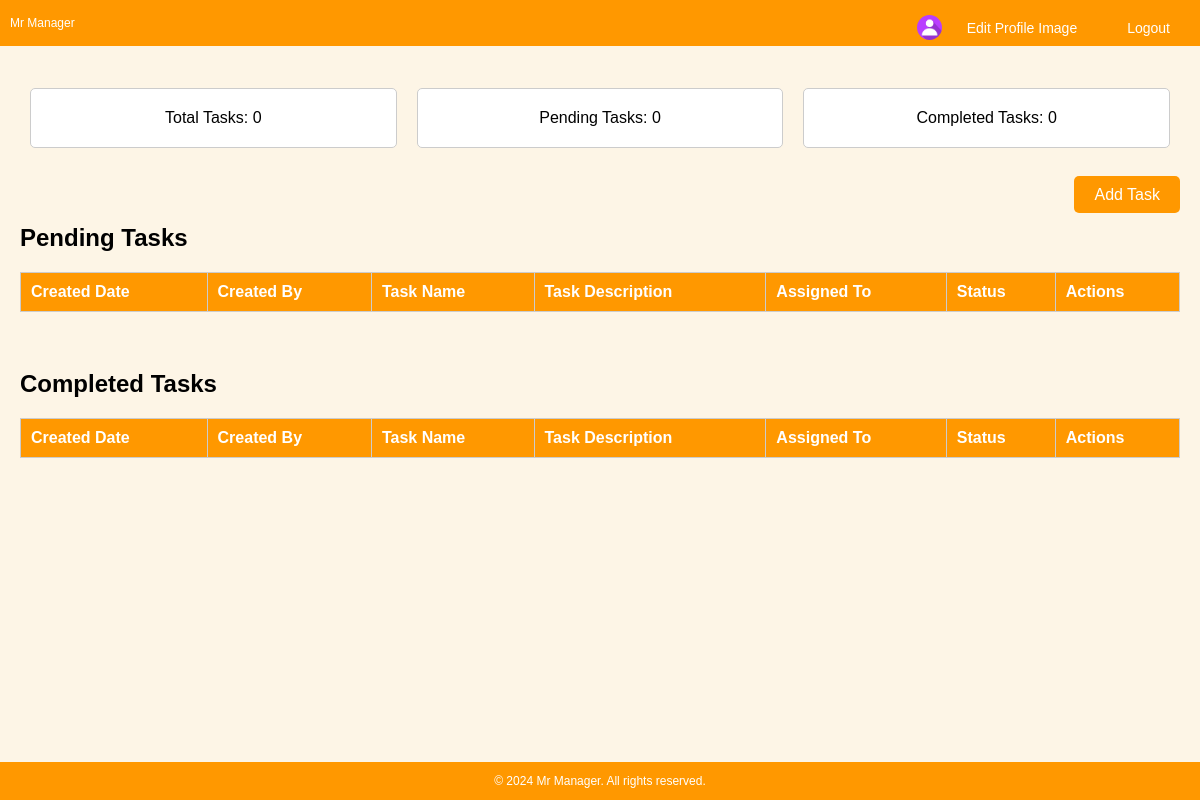
Before: /dashboard (signed in) with the older database file.
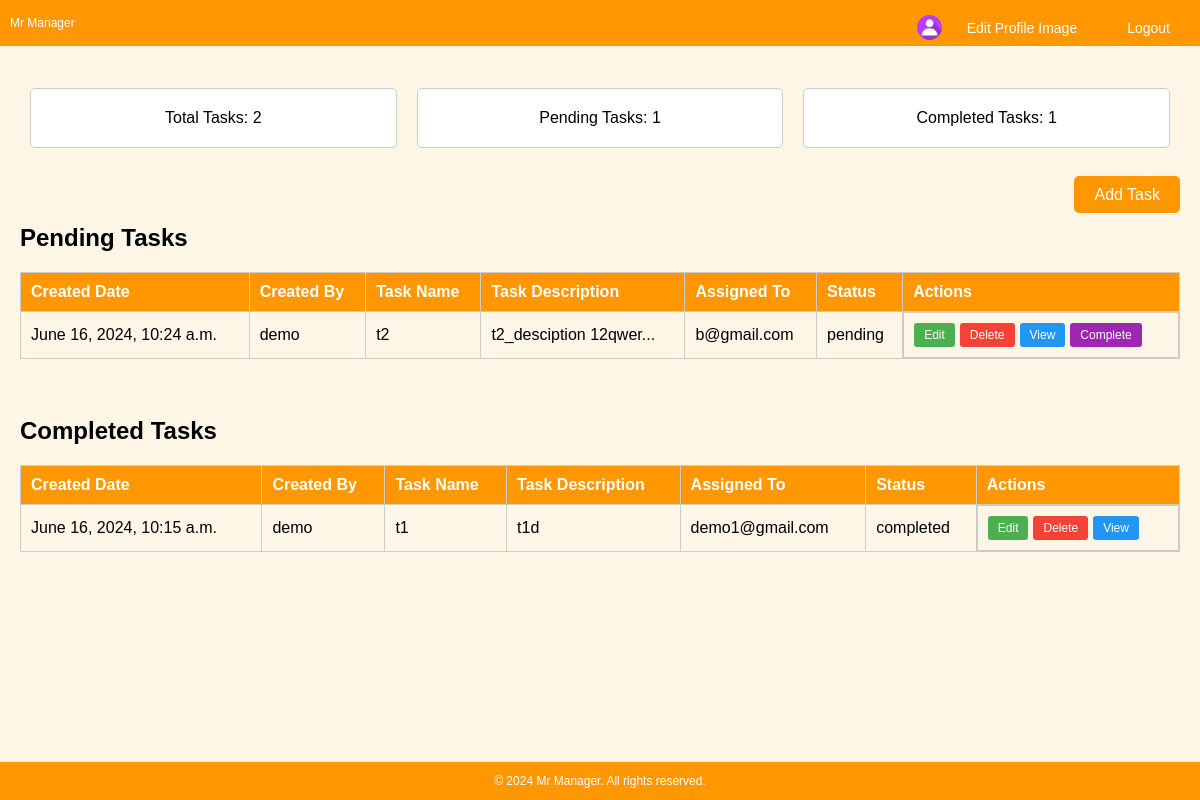
After: the same page with the newer database file.
### mr_manager_app/models.py (models this page shows, shortened)
class Profile(models.Model):
    user = models.ForeignKey(User, on_delete=models.CASCADE)
    id_user = models.IntegerField()
    profile_img = models.ImageField(upload_to='profile_images', default='blank-profile-picture.jpg')

class Task(models.Model):
    task_name = models.CharField(max_length=200)
    task_description = models.TextField()
    created_date = models.DateTimeField(auto_now_add=True)
    created_by = models.ForeignKey(User, related_name='tasks_created', on_delete=models.CASCADE)
    assigned_to = models.EmailField()
    status = models.CharField(max_length=10, default='pending')  # completed or pending

### mr_manager_app/views.py (the view)
# urls.py: path('dashboard', views.dashboard, name='dashboard'),
@login_required
def dashboard(request):
    user_model = User.objects.get(username=request.user.username)
    user = Profile.objects.get(user=user_model)
    tasks = Task.objects.filter(created_by = user_model.id)
    pending_tasks = tasks.filter(status='pending')
    completed_tasks = tasks.filter(status='completed')
    context = {
        'user' : user,
        'total_tasks': tasks.count(),
        'pending_tasks': pending_tasks.count(),
        'completed_tasks': completed_tasks.count(),
        'pending_task_list': pending_tasks,
        'completed_task_list': completed_tasks,
    }
    return render(request, 'dashboard.html', context)

### mr_manager_app/templates/dashboard.html (shortened to what this page needs)
{% load static %}
<!DOCTYPE html>
<html lang="en">
<head>
    <link rel="stylesheet" href="{% static 'css/dashboard-style.css' %}">
</head>
<body>
    <header>
        <div class="header-content">
            <div>Mr Manager</div>
            <div class="profile-section">
                <img src="{{ user.profile_img.url }}" alt="" class="profile-img">
                <div class="profile-buttons">
                    <a href="/edit_profile_view" class="button">Edit Profile Image</a>
                    <a href="/logout" class="button">Logout</a>
                </div>
            </div>
        </div>
    </header><br>
    <div class="content">
        <div class="tasks-count">
            <div class="task-box">Total Tasks: {{ total_tasks }}</div>
            <div class="task-box">Pending Tasks: {{ pending_tasks }}</div>
            <div class="task-box">Completed Tasks: {{ completed_tasks }}</div>
        </div><br>
        <div align="right"><a href="add_task" class="button">Add Task</a></div>
        <h2>Pending Tasks</h2>
        <table>
            <thead>
                <tr>
                    <th>Created Date</th>
                    <th>Created By</th>
                    <th>Task Name</th>
                    <th>Task Description</th>
                    <th>Assigned To</th>
                    <th>Status</th>
                    <th>Actions</th>
                </tr>
            </thead>
            <tbody>
                {% for task in pending_task_list %}
                <tr>
                    <td>{{ task.created_date }}</td>
                    <td>{{ task.created_by.username }}</td>
                    <td>{{ task.task_name }}</td>
                    <td>{{ task.task_description|slice:":20" }}{% if task.task_description|length > 20 %}...{% endif %}</td>
                    <td>{{ task.assigned_to }}</td>
                    <td>{{ task.status }}</td>
                    <td class="actions">
                         <a href="/edit_task/{{task.id}}" class="action-button edit-button">Edit</a>
                        <a href="/delete_task/{{task.id}}" class="action-button delete-button">Delete</a>
                        <a href="/view_task/{{task.id}}" class="action-button view-button">View</a>
                        <a href="/complete_task/{{task.id}}" class="action-button complete-button">Complete</a>
                    </td>
                </tr>
                {% endfor %}
            </tbody>
        </table><br>
        <h2>Completed Tasks</h2>
        <table>
            <thead>
                <tr>
                    <th>Created Date</th>
                    <th>Created By</th>
                    <th>Task Name</th>
                    <th>Task Description</th>
                    <th>Assigned To</th>
                    <th>Status</th>
                    <th>Actions</th>
                </tr>
            </thead>
            <tbody>
                {% for task in completed_task_list %}
                <tr>
                    <td>{{ task.created_date }}</td>
                   <td>{{ task.created_by.username }}</td>
                    <td>{{ task.task_name }}</td>
                    <td>{{ task.task_description|slice:":20" }}{% if task.task_description|length > 20 %}...{% endif %}</td>
                    <td>{{ task.assigned_to }}</td>
                    <td>{{ task.status }}</td>
                    <td class="actions">
                        <a href="/edit_task/{{task.id}}" class="action-button edit-button">Edit</a>
                        <a href="/delete_task/{{task.id}}" class="action-button delete-button">Delete</a>
                        <a href="/view_task/{{task.id}}" class="action-button view-button">View</a>
                    </td>
                </tr>
                {% endfor %}
            </tbody>
        </table>
    </div><br><br><br><br>
    <footer><p>&copy; 2024 Mr Manager. All rights reserved.</p></footer>
</body>
</html>

### static/css/dashboard-style.css (style rules this page uses)
body { font-family: Arial, sans-serif; background-color: #fdf5e6; margin: 0; display: flex; flex-direction: column; min-height: 100vh; }
header, footer { background-color: #ff9800; color: white; text-align: center; width: 100%; font-size:12px; position: fixed; }
header { top: 0; }
footer { bottom: 0; }
.content { flex: 1; margin-top: 50px; padding: 20px; }
.tasks-count { display: flex; justify-content: space-around; margin-bottom: 20px; }
.task-box { background-color: #fff; padding: 20px; border: 1px solid #ccc; border-radius: 5px; text-align: center; flex: 1; margin: 0 10px; }
.button { padding: 10px 20px; border: none; border-radius: 5px; background-color: #ff9800; color: white; font-size: 16px; text-decoration: none; text-align: center; margin-top: 20px; }
.profile-buttons .button { margin-top: 10px; font-size: 14px; }
table { width: 100%; border-collapse: collapse; margin-bottom: 20px; }
table, th, td { border: 1px solid #ccc; }
th, td { padding: 10px; text-align: left; }
th { background-color: #ff9800; color: white; }
td.actions { display: flex; gap: 5px; }
.action-button { padding: 5px 10px; border: none; border-radius: 3px; color: white; font-size: 12px; text-decoration: none; text-align: center; }
.edit-button { background-color: #4CAF50; }
.delete-button { background-color: #f44336; }
.view-button { background-color: #2196F3; }
.complete-button { background-color: #9C27B0; }
.header-content { display: flex; justify-content: space-between; align-items: center; padding: 0 10px; }
.profile-section { display: flex; align-items: center; }
.profile-img { width: 25px; height: 25px; border-radius: 50%; margin-right: 5px; margin-top: 8px; }
.profile-buttons { display: flex; gap: 10px; }

Changed rows visible on the page:
added Task: created_date "June 16, 2024, 10:24 a.m.", created_by.username "demo", task_name "t2", task_description "t2_desciption 12qwer", assigned_to "b@gmail.com", status "pending", shown under "Pending Tasks"
added Task: created_date "June 16, 2024, 10:15 a.m.", created_by.username "demo", task_name "t1", task_description "t1d", assigned_to "demo1@gmail.com", status "completed", shown under "Completed Tasks"
Other visible differences:
{{ total_tasks }}: "0" → "2"
{{ pending_tasks }}: "0" → "1"
{{ completed_tasks }}: "0" → "1"
